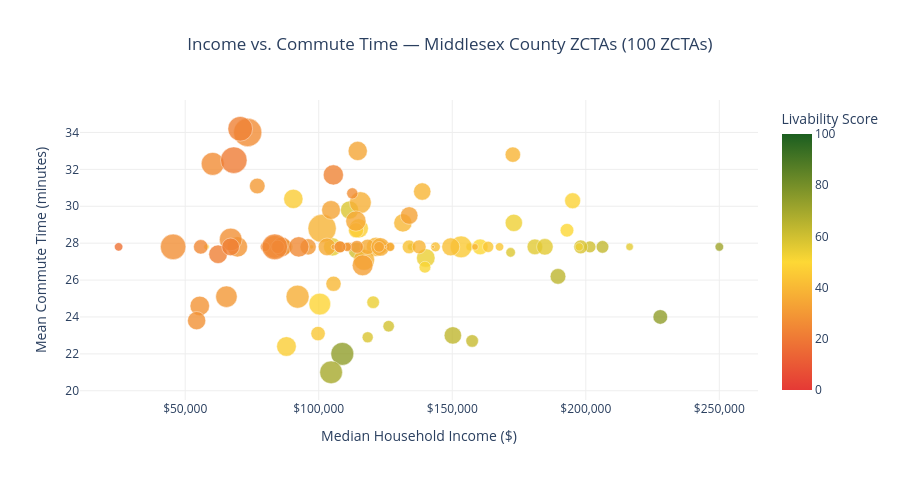

Source (notebook cell):
### Markdown cell above
---
## Step 7 — Income vs Commute Scatter Plot

Explores the relationship between income and commute time. Key insight: wealth and short commutes do not always go together — Concord is the highest-income ZCTA but has one of the longest average commutes, suggesting residents commute out of town for work.

### Code cell
fig_scatter = px.scatter(
    df,
    x="Median_Income",
    y="Mean_Commute",
    size="Population",
    color="Composite_Score",
    color_continuous_scale=["#E53935", "#FDD835", "#1B5E20"],
    range_color=[0, 100],
    hover_name="Label",          # ← shows name on hover only, not on chart
    hover_data={
        "Median_Income":   ":$,.0f",
        "Mean_Commute":    True,
        "Pct_Bachelors":   True,
        "Grade":           True,
        "Composite_Score": ":.1f"
    },
    labels={
        "Median_Income":   "Median Household Income ($)",
        "Mean_Commute":    "Mean Commute Time (minutes)",
        "Composite_Score": "Livability Score"
    },
    title="Income vs. Commute Time — Middlesex County ZCTAs (100 ZCTAs)"
)

# No text labels on the chart — hover only
fig_scatter.update_traces(
    marker=dict(opacity=0.8, line=dict(width=0.5, color="white"))
)
fig_scatter.update_layout(
    height=480,
    paper_bgcolor="white",
    plot_bgcolor="white",
    title=dict(x=0.5)
)
fig_scatter.update_xaxes(showgrid=True, gridcolor="#EEE",
                          tickprefix="$", tickformat=",.0f")
fig_scatter.update_yaxes(showgrid=True, gridcolor="#EEE")

### Figure 1 — Plotly figure (JSON) as saved in the notebook; plotly's stock layout.template omitted (floating-point values rounded to 4 significant figures; data arrays with more than 128 entries replaced by an {"elided": "..."} marker saying what was removed)
{"data": [{"customdata": {"elided": "100x3 mixed values"}, "hovertemplate": "<b>%{hovertext}</b><br><br>Median Household Income ($)=%{x:$,.0f}<br>Mean Commute Time (minutes)=%{y}<br>Population=%{marker.size}<br>Pct_Bachelors=%{customdata[0]}<br>Grade=%{customdata[1]}<br>Livability Score=%{marker.color:.1f}<extra></extra>", "hovertext": ["Cambridge (02139)", "Wellesley (02481)", "Newton (02468)", "Cambridge (02138)", "Newton (02459)", "Newton (02467)", "Weston (02493)", "Cambridge (02142)", "Newton (02465)", "Wellesley (02482)", "Cambridge (02140)", "Newton (02460)", "Cambridge (02141)", "Lexington (02420)", "Newton (02466)", "Somerville (02144)", "Newton (02461)", "Lexington (02421)", "Needham (02492)", "Sherborn (01770)", "Somerville (02143)", "Newton (02458)", "Lincoln (01773)", "Belmont (02478)", "Carlisle (01741)", "Winchester (01890)", "Needham (02494)", "Cambridge (02163)", "Wayland (01778)", "Concord (01742)", "Watertown (02472)", "Sudbury (01776)", "Newton (02462)", "Arlington (02474)", "Newton (02464)", "Arlington (02476)", "Waltham (02453)", "Somerville (02145)", "Andover (01810)", "Waltham (02452)", "Southborough (01772)", "Bolton (01740)", "Bedford (01730)", "Westford (01886)", "Stow (01775)", "Boxborough (01719)", "Waltham (02451)", "Reading (01867)", "Burlington (01803)", "Acton (01720)", "Holliston (01746)", "Hopkinton (01748)", "Dunstable (01827)", "Medford (02155)", "Acton (01718)", "Framingham (01701)", "N. Reading (01864)", "Natick (01760)", "Woburn (01801)", "Ashland (01721)", "Chelmsford (01824)", "Stoneham (02180)", "N. Andover (01845)", "Millbury (01756)", "Holliston (01745)", "Georgetown (01833)", "Melrose (02176)", "Wakefield (01880)", "Maynard (01754)", "Hanscom AFB (01731)", "Groveland (01834)", "Wilmington (01887)", "Billerica (01821)", "Winthrop (02152)", "Tyngsborough (01879)", "Lowell (01852)", "Hudson (01749)", "Hopedale (01747)", "Lowell (01851)", "Lowell (01854)", "N. Billerica (01862)", "Lawrence (01843)", "Framingham (01702)", "Marlborough (01752)", "Lawrence (01841)", "N. Chelmsford (01863)", "Malden (02148)", "Chelsea (02150)", "Merrimac (01860)", "Milford (01757)", "Haverhill (01835)", "Dracut (01826)", "Lowell (01850)", "Methuen (01844)", "Tewksbury (01876)", "Everett (02149)", "Haverhill (01830)", "Haverhill (01832)", "Revere (02151)", "Lawrence (01840)"], "legendgroup": "", "marker": {"color": [73.8, 73.8, 70.7, 69, 64.1, 63.4, 62.8, 62.3, 61.8, 59.9, 59.7, 59.2, 58.1, 58, 57.8, 57.4, 57.1, 55.9, 55.8, 55.5, 54.6, 53.8, 53.8, 53.7, 53.3, 53.1, 50.7, 50.1, 50.1, 50, 49.1, 48.4, 47.6, 47.3, 47, 46.9, 46.8, 46.1, 45.6, 44.5, 44.5, 44.4, 43.3, 42.5, 42.3, 41, 39.8, 39.5, 39.2, 39.2, 39, 38.9, 38.8, 38.3, 38, 37.9, 37.4, 37.3, 36.9, 35.8, 35.8, 35.5, 35, 35, 34.5, 34.4, 34.3, 33.8, 33.6, 33.4, 33, 32.9, 32.5, 30.7, 30.6, 30, 29.8, 29.3, 29.2, 28.7, 28.1, 28, 27.6, 27.4, 27, 26.9, 26.5, 26.4, 25.8, 25.7, 25.5, 25.4, 25.3, 24.9, 23.5, 22.9, 22.4, 22.2, 21.3, 18], "coloraxis": "coloraxis", "line": {"color": "white", "width": 0.5}, "opacity": 0.8, "size": [39702, 16121, 5522, 39139, 18631, 22982, 12103, 4074, 11967, 10814, 20954, 9885, 14437, 14726, 9292, 25009, 6923, 18578, 20679, 4324, 25102, 12050, 4847, 26123, 5232, 22760, 10498, 2343, 14038, 18927, 35951, 19248, 1222, 27853, 3706, 17526, 29289, 28372, 36098, 15636, 9551, 5356, 14072, 24566, 7159, 5677, 17470, 25236, 28077, 22914, 14792, 18030, 3374, 60533, 709, 33742, 15672, 35770, 40297, 17787, 25762, 23625, 31262, 6146, 600, 8733, 28054, 26704, 10900, 2119, 6815, 23390, 32936, 18558, 12511, 35033, 19863, 5956, 31558, 28770, 10519, 25170, 39163, 39663, 49437, 9477, 60710, 39862, 6926, 28936, 13822, 31389, 15950, 50517, 30973, 46275, 26225, 23736, 53416, 5416], "sizemode": "area", "sizeref": 151.8, "symbol": "circle"}, "mode": "markers", "name": "", "orientation": "v", "showlegend": false, "type": "scatter", "x": [108832, 227898, 250001, 104641, 189589, 150223, 206250, 134575, 157449, 201548, 114256, 126185, 87739, 198110, 118333, 111549, 171855, 180943, 184688, 216406, 105193, 120385, 156607, 140091, 197530, 173058, 139770, 57989, 192961, 160448, 100399, 195073, 97344, 115000, 123098, 113978, 87922, 90491, 153315, 99747, 163438, 167708, 133824, 149437, 143711, 126597, 105536, 131515, 121433, 138750, 137589, 172683, 158523, 101266, 142813, 116971, 123042, 115588, 92084, 118348, 123087, 103104, 113916, 126806, 125000, 122600, 114604, 104609, 107891, 105625, 111056, 133873, 116445, 76996, 114313, 65445, 96038, 110582, 69548, 55461, 107964, 54283, 67048, 83469, 45486, 112568, 73399, 60305, 79909, 86203, 84638, 92533, 55837, 83532, 105480, 70627, 62318, 67016, 68199, 25077], "xaxis": "x", "y": [22, 24, 27.8, 21, 26.2, 23, 27.8, 27.8, 22.7, 27.8, 27.6, 23.5, 27.8, 27.8, 22.9, 29.8, 27.5, 27.8, 27.8, 27.8, 27.8, 24.8, 27.8, 27.2, 27.8, 29.1, 26.7, 27.8, 28.7, 27.8, 24.7, 30.3, 27.8, 28.8, 27.8, 28.7, 22.4, 30.4, 27.8, 23.1, 27.8, 27.8, 27.8, 27.8, 27.8, 27.8, 25.8, 29.1, 27.8, 30.8, 27.8, 32.8, 27.8, 28.8, 27.8, 27.1, 27.8, 30.2, 25.1, 27.8, 27.8, 27.8, 29.2, 27.8, 27.8, 27.8, 33, 29.8, 27.8, 27.8, 27.8, 29.5, 26.8, 31.1, 27.8, 25.1, 27.8, 27.8, 27.8, 24.6, 27.8, 23.8, 28.2, 27.8, 27.8, 30.7, 34, 32.3, 27.8, 27.8, 27.8, 27.8, 27.8, 27.8, 31.7, 34.2, 27.4, 27.8, 32.5, 27.8], "yaxis": "y"}], "layout": {"coloraxis": {"cmax": 100, "cmin": 0, "colorbar": {"title": {"text": "Livability Score"}}, "colorscale": [[0, "#E53935"], [0.5, "#FDD835"], [1, "#1B5E20"]]}, "height": 480, "legend": {"itemsizing": "constant", "tracegroupgap": 0}, "paper_bgcolor": "white", "plot_bgcolor": "white", "title": {"text": "Income vs. Commute Time — Middlesex County ZCTAs (100 ZCTAs)", "x": 0.5}, "xaxis": {"anchor": "y", "domain": [0, 1], "gridcolor": "#EEE", "showgrid": true, "tickformat": ",.0f", "tickprefix": "$", "title": {"text": "Median Household Income ($)"}}, "yaxis": {"anchor": "x", "domain": [0, 1], "gridcolor": "#EEE", "showgrid": true, "title": {"text": "Mean Commute Time (minutes)"}}}}
